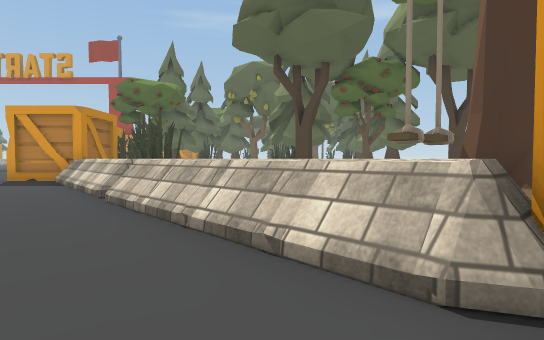
[1] (above)

15 first-person views from a walk through a scene from a Unity 3-D project. The camera is 1.2 m above the floor, tilts 2° down and sees 80° across. Doors are open. The floor is counted in squares, 2 m on a side. Each view is taken from the middle of a square. On the plan, view 1 faces up. The plan holds only what a view shows up to about 10 squares ahead; the rest is blank. The place goes on beyond the plan. Some surface patterns are stand-ins.

[2]
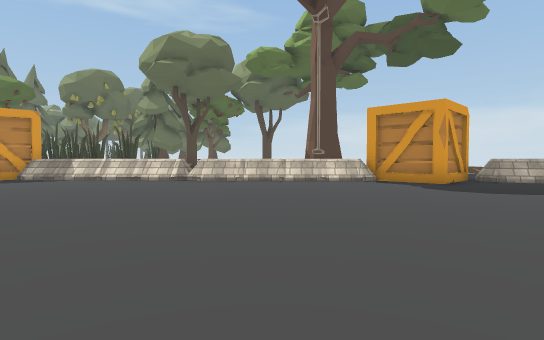

[3]
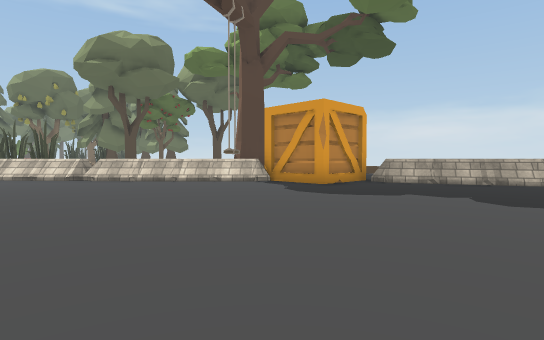

[4]
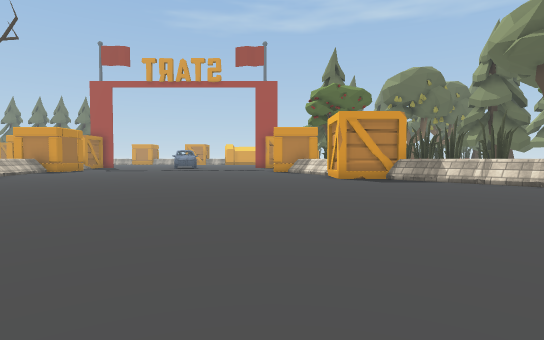

[5]
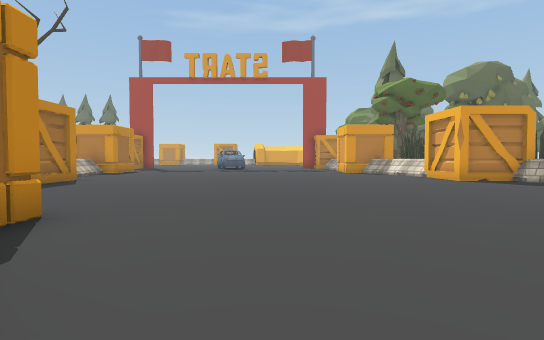

[6]
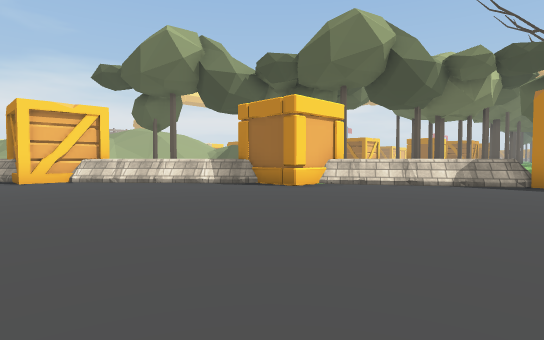

[7]
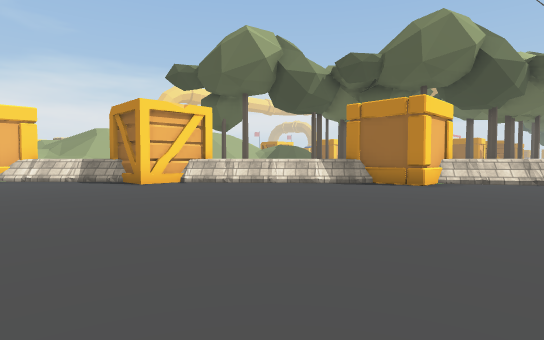

[8]
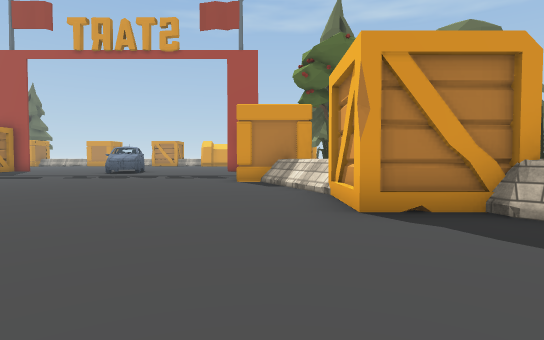

[9]
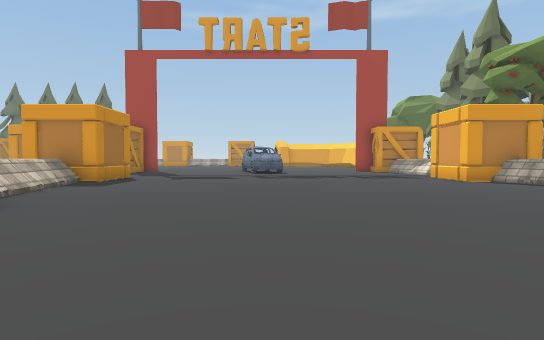

[10]
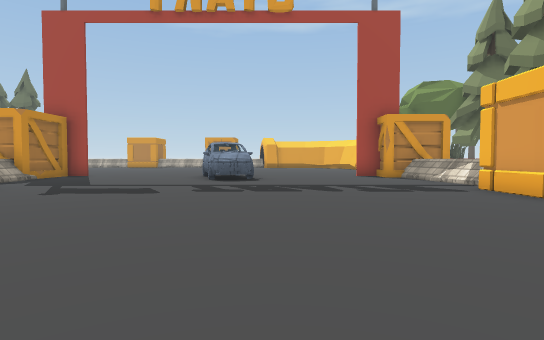

[11]
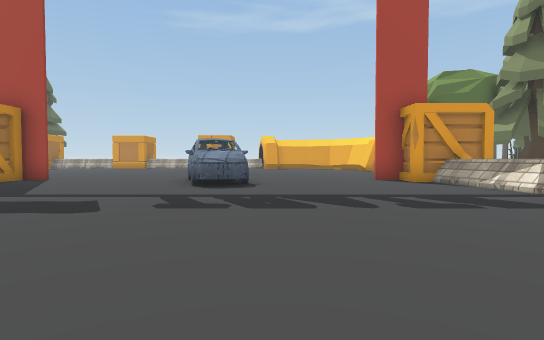

[12]
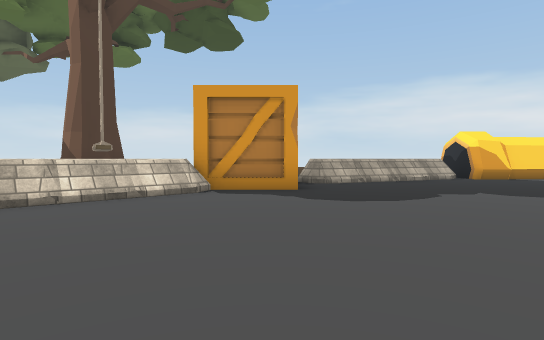

[13]
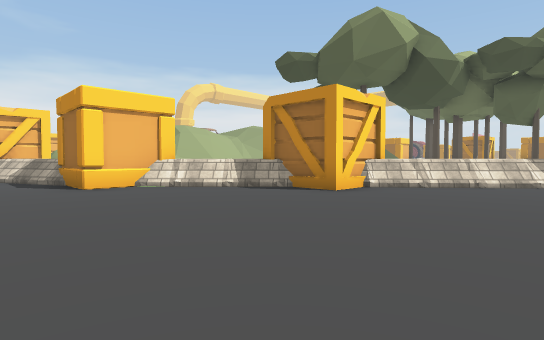

[14]
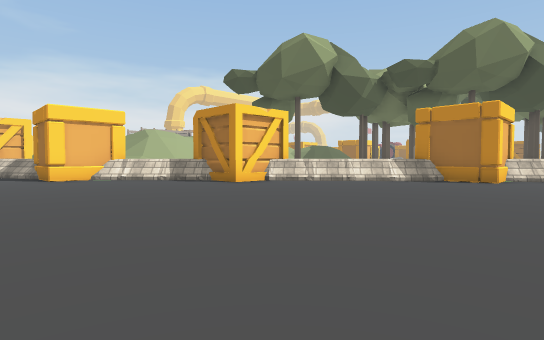

[15]
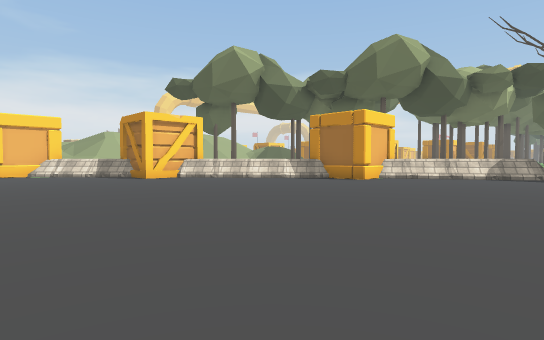

### Floor plan
Key: @ floor where view 1 was taken; # wall or solid block; x gap in a wall; . main floor; : floor 0.5 m higher than the main floor; / step, stairs or slope; = window, fence, low wall or low ledge; ^ raised ledge; C crate; T tree; A car; O other object.
Columns run from 21 left of view 1 to 5 right of it. Each row starts with its distance up from view 1.
 21   ....  ....    TT
 20  C....AA...##   T
 19  #....AA....C.
 18 ##.....A....=^
 17  #...........=
 16   ...........= TT
 15   C.........CC T
 14  CC.........CC        O
 13  C#..........##O      O
 12   #...........=
 11   #...........#CC
 10    ...........# CO
  9    C..........###O
  8    #............##O
  7   C#.............=/
  6    #=............==
  5     #.............==    ##
  4     ##.............#   T:
  3      #C.............##T
  2       C#.............##
  1       C#..............C C
  0        #=............@.##.
 -1         ##..............#.
 -2          ##C............=#
 -3           C#.............=
 -4            #=............=
 -5            ###C..........x=

Where each view was taken, in squares from view 1:
view 1: 0 up, 0 right, facing up
view 2: 3 down, 7 left, facing up-right
view 3: 5 down, 5 left, facing up-right
view 4: 1 down, 9 left, facing up
view 5: 0 up, 12 left, facing up
view 6: 8 up, 9 left, facing down-left
view 7: 6 up, 7 left, facing down-left
view 8: 5 up, 8 left, facing up
view 9: 5 up, 14 left, facing up
view 10: 9 up, 13 left, facing up
view 11: 11 up, 13 left, facing up
view 12: 0 up, 5 left, facing right
view 13: 2 up, 5 left, facing down-left
view 14: 5 up, 5 left, facing down-left
view 15: 8 up, 6 left, facing down-left
